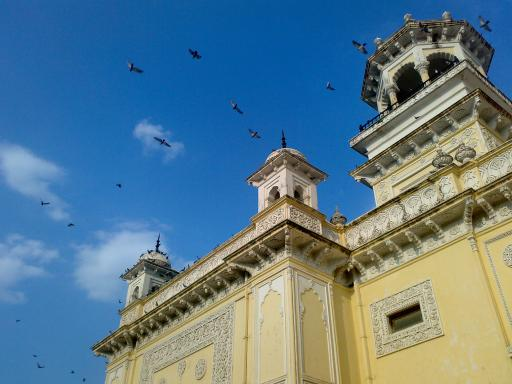
//> input picture Demo32/home.jpg, 512 x 384 px
$ ./main   (built with g++ and OpenCV 4)
//> lines starting //> are read from the running program, lines starting //| are printed output that depends on the picture
#include <opencv2/opencv.hpp>
#include <iostream>

using namespace cv;

int main(int argc, char** argv) {
    Mat src = imread("../../Demo32/home.jpg", IMREAD_GRAYSCALE);
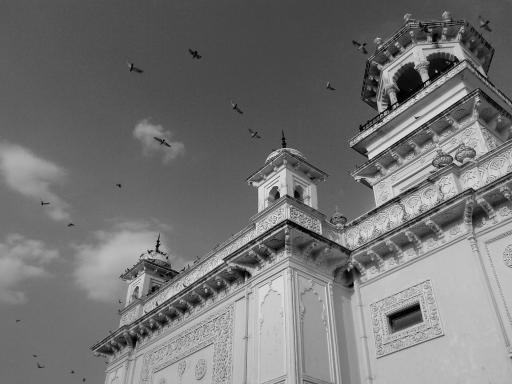
//> src: 384 rows x 512 cols, CV_8UC1; min 0, max 255, mean 116.2
    if (src.empty()) {
        printf("could not load image...\n");
        return -1;
    }
    namedWindow("input image", WINDOW_AUTOSIZE);
    imshow("input image", src);

    Mat sumii = Mat::zeros(src.rows + 1, src.cols + 1, CV_32FC1);
    Mat sqsumii = Mat::zeros(src.rows + 1, src.cols + 1, CV_64FC1);
    Mat tilt = Mat::zeros(src.rows + 1, src.cols + 1, CV_32FC1);
    integral(src, sumii, sqsumii, tilt);
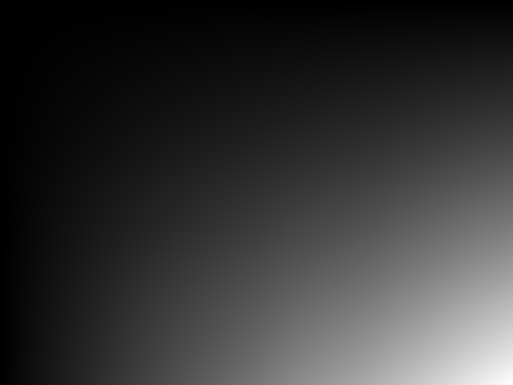
//> sumii: 385 rows x 513 cols, CV_32SC1; min 0, max 22842672, mean 4785036.7; drawn with min black and max white
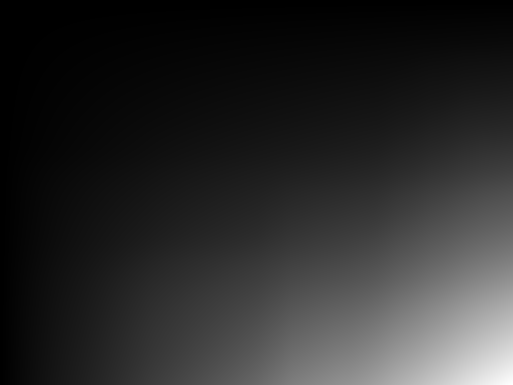
//> sqsumii: 385 rows x 513 cols, CV_64FC1; min 0, max 3.06e+09, mean 516823782.1; drawn with min black and max white
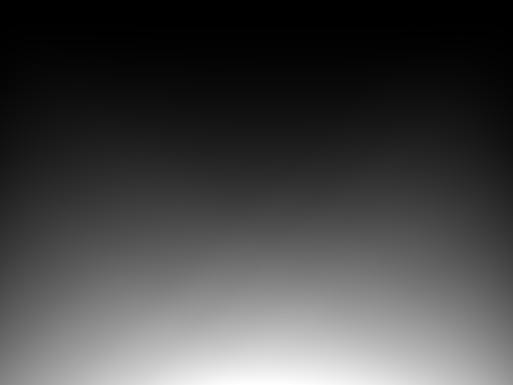
//> tilt: 385 rows x 513 cols, CV_32SC1; min 0, max 13307377, mean 3670951.7; drawn with min black and max white

    Mat iiResult;
    normalize(sumii, iiResult, 0, 255, NORM_MINMAX, CV_8UC1, Mat());
    imshow("Integral Image", iiResult);

    waitKey(0);
    return 0;
}
